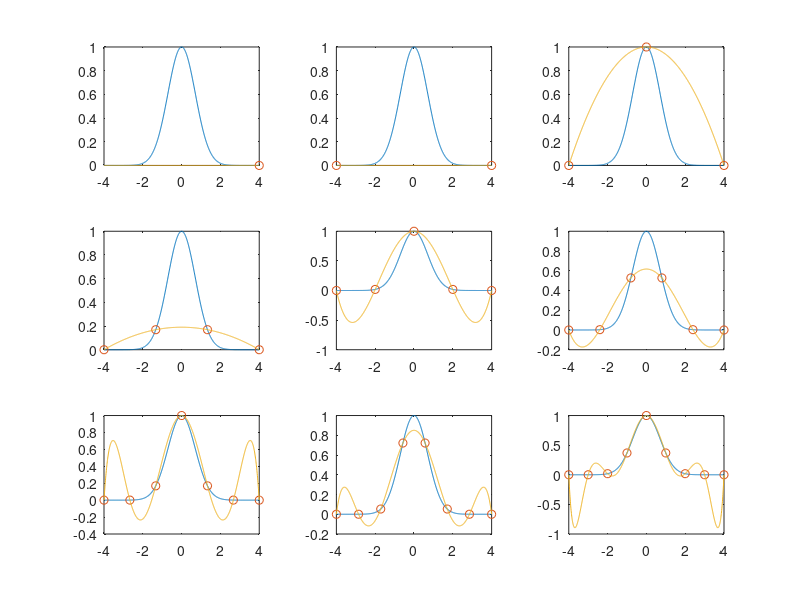

The MATLAB script that drew this image:
%-- Kap_03_Polyfit.m
x = linspace(-4,4,1000); y = exp(-x.^2);
for i=1:9
   x1 = linspace(-4,4,i);  y1 = exp(-x1.^2);
   p = polyfit(x1,y1,i-1); %-- Interpolationspolynom 
                           %-- vom Grade i-1
   y2=polyval(p,x);        %-- Auswertung des Polynoms
   subplot(3,3,i); plot(x,y,x1,y1,'o',x,y2);
end
